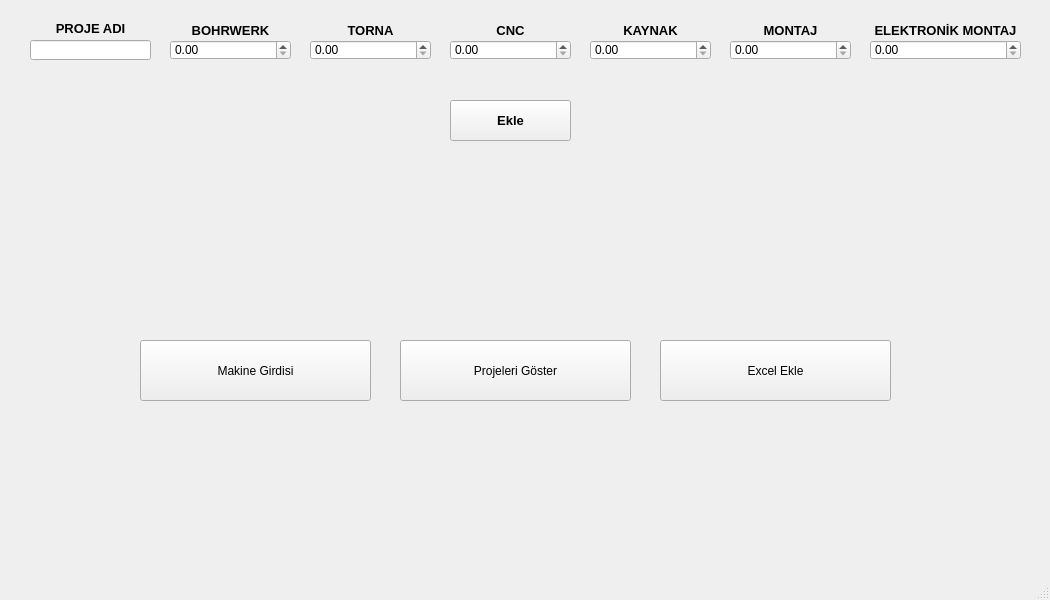
<?xml version="1.0" encoding="UTF-8"?>
<ui version="4.0">
 <class>MainWindow</class>
 <widget class="QMainWindow" name="MainWindow">
  <property name="geometry">
   <rect>
    <x>0</x>
    <y>0</y>
    <width>1050</width>
    <height>600</height>
   </rect>
  </property>
  <property name="windowTitle">
   <string>MainWindow</string>
  </property>
  <widget class="QWidget" name="centralwidget">
   <widget class="QPushButton" name="girdi_btn">
    <property name="geometry">
     <rect>
      <x>140</x>
      <y>340</y>
      <width>231</width>
      <height>61</height>
     </rect>
    </property>
    <property name="text">
     <string>Makine Girdisi</string>
    </property>
   </widget>
   <widget class="QLineEdit" name="ad_ln">
    <property name="geometry">
     <rect>
      <x>30</x>
      <y>40</y>
      <width>121</width>
      <height>20</height>
     </rect>
    </property>
   </widget>
   <widget class="QLabel" name="label">
    <property name="geometry">
     <rect>
      <x>30</x>
      <y>20</y>
      <width>121</width>
      <height>16</height>
     </rect>
    </property>
    <property name="font">
     <font>
      <pointsize>10</pointsize>
      <bold>true</bold>
     </font>
    </property>
    <property name="text">
     <string>PROJE ADI</string>
    </property>
    <property name="alignment">
     <set>Qt::AlignCenter</set>
    </property>
   </widget>
   <widget class="QLabel" name="label_2">
    <property name="geometry">
     <rect>
      <x>170</x>
      <y>20</y>
      <width>121</width>
      <height>20</height>
     </rect>
    </property>
    <property name="font">
     <font>
      <pointsize>10</pointsize>
      <bold>true</bold>
     </font>
    </property>
    <property name="text">
     <string>BOHRWERK</string>
    </property>
    <property name="alignment">
     <set>Qt::AlignCenter</set>
    </property>
   </widget>
   <widget class="QDoubleSpinBox" name="bohrwerk_ds">
    <property name="geometry">
     <rect>
      <x>170</x>
      <y>40</y>
      <width>121</width>
      <height>20</height>
     </rect>
    </property>
    <property name="maximum">
     <double>1000000.000000000000000</double>
    </property>
   </widget>
   <widget class="QLabel" name="label_3">
    <property name="geometry">
     <rect>
      <x>310</x>
      <y>20</y>
      <width>121</width>
      <height>20</height>
     </rect>
    </property>
    <property name="font">
     <font>
      <pointsize>10</pointsize>
      <bold>true</bold>
     </font>
    </property>
    <property name="text">
     <string>TORNA</string>
    </property>
    <property name="alignment">
     <set>Qt::AlignCenter</set>
    </property>
   </widget>
   <widget class="QDoubleSpinBox" name="torna_ds">
    <property name="geometry">
     <rect>
      <x>310</x>
      <y>40</y>
      <width>121</width>
      <height>20</height>
     </rect>
    </property>
    <property name="maximum">
     <double>1000000.000000000000000</double>
    </property>
   </widget>
   <widget class="QLabel" name="label_6">
    <property name="geometry">
     <rect>
      <x>450</x>
      <y>20</y>
      <width>121</width>
      <height>20</height>
     </rect>
    </property>
    <property name="font">
     <font>
      <pointsize>10</pointsize>
      <bold>true</bold>
     </font>
    </property>
    <property name="text">
     <string>CNC</string>
    </property>
    <property name="alignment">
     <set>Qt::AlignCenter</set>
    </property>
   </widget>
   <widget class="QDoubleSpinBox" name="cnc_ds">
    <property name="geometry">
     <rect>
      <x>450</x>
      <y>40</y>
      <width>121</width>
      <height>20</height>
     </rect>
    </property>
    <property name="maximum">
     <double>1000000.000000000000000</double>
    </property>
   </widget>
   <widget class="QLabel" name="label_9">
    <property name="geometry">
     <rect>
      <x>590</x>
      <y>20</y>
      <width>121</width>
      <height>20</height>
     </rect>
    </property>
    <property name="font">
     <font>
      <pointsize>10</pointsize>
      <bold>true</bold>
     </font>
    </property>
    <property name="text">
     <string>KAYNAK</string>
    </property>
    <property name="alignment">
     <set>Qt::AlignCenter</set>
    </property>
   </widget>
   <widget class="QDoubleSpinBox" name="kaynak_ds">
    <property name="geometry">
     <rect>
      <x>590</x>
      <y>40</y>
      <width>121</width>
      <height>20</height>
     </rect>
    </property>
    <property name="maximum">
     <double>1000000.000000000000000</double>
    </property>
   </widget>
   <widget class="QLabel" name="label_12">
    <property name="geometry">
     <rect>
      <x>730</x>
      <y>20</y>
      <width>121</width>
      <height>20</height>
     </rect>
    </property>
    <property name="font">
     <font>
      <pointsize>10</pointsize>
      <bold>true</bold>
     </font>
    </property>
    <property name="text">
     <string>MONTAJ</string>
    </property>
    <property name="alignment">
     <set>Qt::AlignCenter</set>
    </property>
   </widget>
   <widget class="QDoubleSpinBox" name="montaj_ds">
    <property name="geometry">
     <rect>
      <x>730</x>
      <y>40</y>
      <width>121</width>
      <height>20</height>
     </rect>
    </property>
    <property name="maximum">
     <double>1000000.000000000000000</double>
    </property>
   </widget>
   <widget class="QLabel" name="label_15">
    <property name="geometry">
     <rect>
      <x>870</x>
      <y>20</y>
      <width>151</width>
      <height>20</height>
     </rect>
    </property>
    <property name="font">
     <font>
      <pointsize>10</pointsize>
      <bold>true</bold>
     </font>
    </property>
    <property name="text">
     <string>ELEKTRONİK MONTAJ</string>
    </property>
    <property name="alignment">
     <set>Qt::AlignCenter</set>
    </property>
   </widget>
   <widget class="QDoubleSpinBox" name="elektro_ds">
    <property name="geometry">
     <rect>
      <x>870</x>
      <y>40</y>
      <width>151</width>
      <height>20</height>
     </rect>
    </property>
    <property name="maximum">
     <double>1000000.000000000000000</double>
    </property>
   </widget>
   <widget class="QPushButton" name="ekle_btn">
    <property name="geometry">
     <rect>
      <x>450</x>
      <y>100</y>
      <width>121</width>
      <height>41</height>
     </rect>
    </property>
    <property name="font">
     <font>
      <pointsize>10</pointsize>
      <bold>true</bold>
     </font>
    </property>
    <property name="text">
     <string>Ekle</string>
    </property>
   </widget>
   <widget class="QPushButton" name="goster_btn">
    <property name="geometry">
     <rect>
      <x>400</x>
      <y>340</y>
      <width>231</width>
      <height>61</height>
     </rect>
    </property>
    <property name="text">
     <string>Projeleri Göster</string>
    </property>
   </widget>
   <widget class="QLabel" name="siparis_sayisi_lbl">
    <property name="geometry">
     <rect>
      <x>680</x>
      <y>210</y>
      <width>241</width>
      <height>41</height>
     </rect>
    </property>
    <property name="font">
     <font>
      <pointsize>12</pointsize>
      <bold>true</bold>
     </font>
    </property>
    <property name="text">
     <string/>
    </property>
   </widget>
   <widget class="QLabel" name="siparis_edilen_lbl">
    <property name="geometry">
     <rect>
      <x>680</x>
      <y>270</y>
      <width>241</width>
      <height>41</height>
     </rect>
    </property>
    <property name="font">
     <font>
      <pointsize>12</pointsize>
      <bold>true</bold>
     </font>
    </property>
    <property name="text">
     <string/>
    </property>
   </widget>
   <widget class="QLabel" name="kalan_siparis_lbl">
    <property name="geometry">
     <rect>
      <x>690</x>
      <y>330</y>
      <width>241</width>
      <height>41</height>
     </rect>
    </property>
    <property name="font">
     <font>
      <pointsize>12</pointsize>
      <bold>true</bold>
     </font>
    </property>
    <property name="text">
     <string/>
    </property>
   </widget>
   <widget class="QPushButton" name="excel_ekle_btn">
    <property name="geometry">
     <rect>
      <x>660</x>
      <y>340</y>
      <width>231</width>
      <height>61</height>
     </rect>
    </property>
    <property name="text">
     <string>Excel Ekle</string>
    </property>
   </widget>
  </widget>
  <widget class="QMenuBar" name="menubar">
   <property name="geometry">
    <rect>
     <x>0</x>
     <y>0</y>
     <width>1050</width>
     <height>17</height>
    </rect>
   </property>
  </widget>
  <widget class="QStatusBar" name="statusbar"/>
 </widget>
 <resources/>
 <connections/>
</ui>
